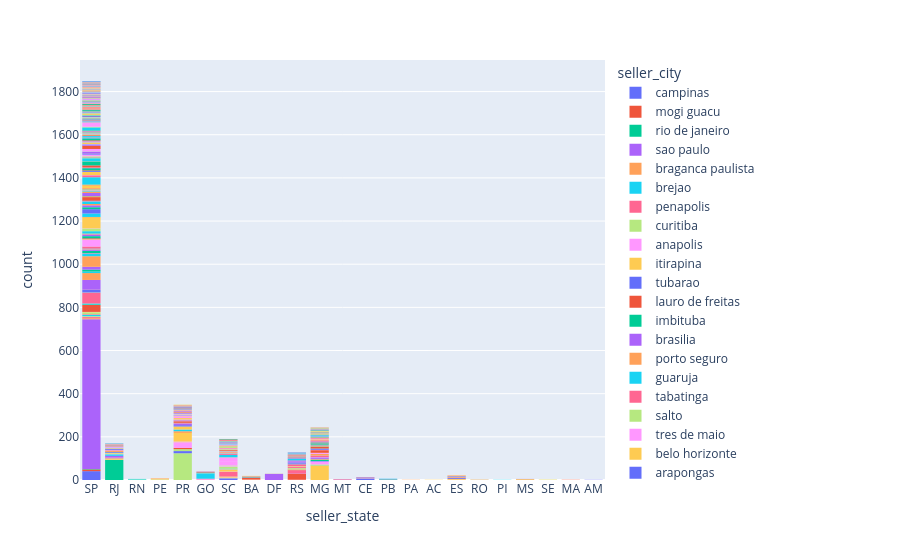

The cell this chart's notebook holds for it:
### Markdown cell above
###### Plausible Größenordnungen

### Code cell
px.histogram(sellers, x="seller_state", color="seller_city")
